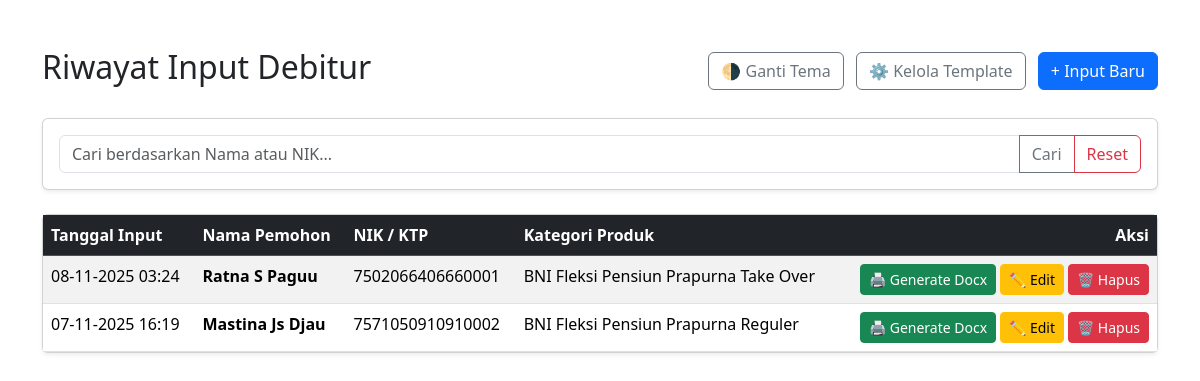
/riwayat, run on the app's committed database.
### app.py (models this page shows)
class Debitur(db.Model):
    id = db.Column(db.Integer, primary_key=True)
    nama_pemohon = db.Column(db.String(100), nullable=False)
    no_ktp = db.Column(db.String(20), nullable=False)
    tanggal_input = db.Column(db.DateTime, default=datetime.utcnow)
    data_lengkap = db.Column(db.Text, nullable=False)
    kategori = db.Column(db.String(50), nullable=False, default='prapurna_reguler')

### app.py (the view, shortened to what this page needs)
@app.route('/riwayat')
def riwayat():
    search_query = request.args.get('q', '')
    query = Debitur.query
    all_debitur = query.order_by(Debitur.tanggal_input.desc()).all()
    return render_template('riwayat.html',
                           debitur_list=all_debitur,
                           search_query=search_query,
                           categories=PRODUCT_CATEGORIES)

### templates/riwayat.html (shortened to what this page needs)
<!DOCTYPE html>
<html lang="id">
<head>
    <link href="https://cdn.jsdelivr.net/npm/bootstrap@5.3.3/dist/css/bootstrap.min.css" rel="stylesheet">
</head>
<body>
    <div class="container mt-5">
        <div class="d-flex justify-content-between align-items-center mb-4">
            <h2>Riwayat Input Debitur</h2>
            <div>
                <button type="button" class="btn btn-outline-secondary me-2" id="theme-toggler">🌗 Ganti Tema</button>
                <a href="{{ url_for('admin') }}" class="btn btn-outline-secondary me-2">⚙️ Kelola Template</a>
                <a href="{{ url_for('index') }}" class="btn btn-primary">+ Input Baru</a>
            </div>
        </div>
        <div class="card shadow-sm mb-4">
            <div class="card-body">
                <form method="GET" action="{{ url_for('riwayat') }}">
                    <div class="input-group">
                        <input type="text" class="form-control"
                               placeholder="Cari berdasarkan Nama atau NIK..."
                               name="q"
                               value="{{ search_query | default('', true) }}">
                        <button class="btn btn-outline-secondary" type="submit">Cari</button>
                        <a href="{{ url_for('riwayat') }}" class="btn btn-outline-danger">Reset</a>
                    </div>
                </form>
            </div>
        </div>
        <div class="card shadow-sm">
            <div class="card-body p-0">
                <table class="table table-striped table-hover mb-0">
                    <thead class="table-dark">
                        <tr>
                            <th>Tanggal Input</th>
                            <th>Nama Pemohon</th>
                            <th>NIK / KTP</th>
                            <th>Kategori Produk</th>
                            <th class="text-end">Aksi</th>
                        </tr>
                    </thead>
                    <tbody>
                        {% for debitur in debitur_list %}
                        <tr>
                            <td>{{ debitur.tanggal_input.strftime('%d-%m-%Y %H:%M') }}</td>
                            <td class="fw-bold">{{ debitur.nama_pemohon }}</td>
                            <td>{{ debitur.no_ktp }}</td>
                            <td>
                                {{ categories[debitur.kategori].nama | default(debitur.kategori, true) }}
                            </td>
                            <td class="text-end">
                                <a href="{{ url_for('generate_docx', id=debitur.id) }}" class="btn btn-success btn-sm">🖨️ Generate Docx</a>
                                <a href="{{ url_for('edit', id=debitur.id) }}" class="btn btn-warning btn-sm">✏️ Edit</a>
                                <a href="{{ url_for('hapus', id=debitur.id) }}" class="btn btn-danger btn-sm" onclick="return confirm('Yakin hapus data ini?')">🗑️ Hapus</a>
                            </td>
                        </tr>
                        {% endfor %}
                    </tbody>
                </table>
            </div>
        </div>
    </div>
</body>
</html>

### data on the page
Debitur: tanggal_input "08-11-2025 03:24", nama_pemohon "Ratna S Paguu", no_ktp "7502066406660001", kategori "BNI Fleksi Pensiun Prapurna Take Over"
Debitur: tanggal_input "07-11-2025 16:19", nama_pemohon "Mastina Js Djau", no_ktp "7571050910910002", kategori "BNI Fleksi Pensiun Prapurna Reguler"
